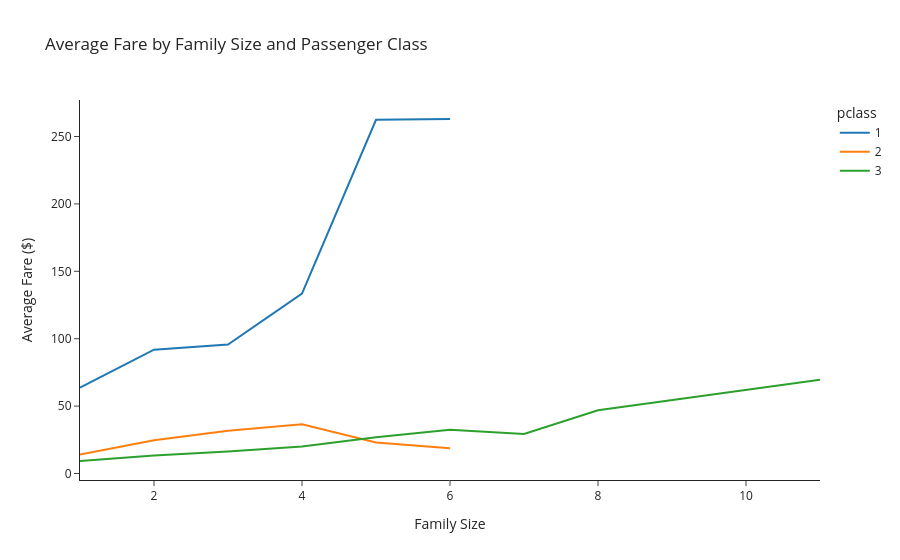

Write notebook code for a chart like this one.
### Code cell
# Create a line plot showing average fare by family size and passenger class
fig2 = px.line(family_size_fare,
                x='family_size', y='avg_fare',
                color='pclass',
                template='simple_white',
                  title='Average Fare by Family Size and Passenger Class',
                  labels={'family_size': 'Family Size',
                          'avg_fare': 'Average Fare ($)'
                         },
                  )
fig2.show()

### Figure 1 — Plotly figure (JSON) as saved in the notebook; plotly's stock layout.template omitted (floating-point values rounded to 4 significant figures)
{"data": [{"hovertemplate": "pclass=1<br>Family Size=%{x}<br>Average Fare ($)=%{y}<extra></extra>", "legendgroup": "1", "line": {"color": "#1F77B4", "dash": "solid"}, "marker": {"symbol": "circle"}, "mode": "lines", "name": "1", "orientation": "v", "showlegend": true, "type": "scatter", "x": [1, 2, 3, 4, 5, 6], "xaxis": "x", "y": [63.67, 91.85, 95.68, 133.5, 262.4, 263.0], "yaxis": "y"}, {"hovertemplate": "pclass=2<br>Family Size=%{x}<br>Average Fare ($)=%{y}<extra></extra>", "legendgroup": "2", "line": {"color": "#FF7F0E", "dash": "solid"}, "marker": {"symbol": "circle"}, "mode": "lines", "name": "2", "orientation": "v", "showlegend": true, "type": "scatter", "x": [1, 2, 3, 4, 5, 6], "xaxis": "x", "y": [14.07, 24.68, 31.69, 36.58, 23.0, 18.75], "yaxis": "y"}, {"hovertemplate": "pclass=3<br>Family Size=%{x}<br>Average Fare ($)=%{y}<extra></extra>", "legendgroup": "3", "line": {"color": "#2CA02C", "dash": "solid"}, "marker": {"symbol": "circle"}, "mode": "lines", "name": "3", "orientation": "v", "showlegend": true, "type": "scatter", "x": [1, 2, 3, 4, 5, 6, 7, 8, 11], "xaxis": "x", "y": [9.272, 13.41, 16.38, 20.1, 26.97, 32.42, 29.37, 46.9, 69.55], "yaxis": "y"}], "layout": {"legend": {"title": {"text": "pclass"}, "tracegroupgap": 0}, "title": {"text": "Average Fare by Family Size and Passenger Class"}, "xaxis": {"anchor": "y", "domain": [0, 1], "title": {"text": "Family Size"}}, "yaxis": {"anchor": "x", "domain": [0, 1], "title": {"text": "Average Fare ($)"}}}}
